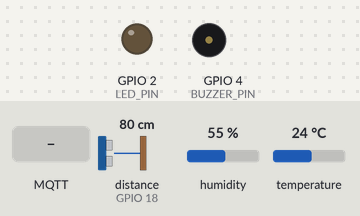
A sketch run on a simulated ESP32. On the bench: output pins drawn as LEDs (lit = HIGH), buzzer (waves = sounding). Wiring (inferred from the names in the program): ultrasonic range finder: trigger GPIO 19; echo GPIO 18. The inputs (shaded band) are chosen by the test bench; at power-on: distance to the obstacle (sensor on GPIO 18) 80 cm, humidity 55 %, temperature 24 °C. The echo pulse lasts 58.3 µs per cm; WiFi joins after 1.5 s; servers stay silent unless stated; no MQTT or app messages arrive unless stated; pins used as bus, display or sensor lines are not drawn; what the sketch prints to the serial monitor is not drawn.

Above: at 3.2 s.
3.3 s: MQTT message "led/on" arrives on the first subscribed topic
At 4.1 s:
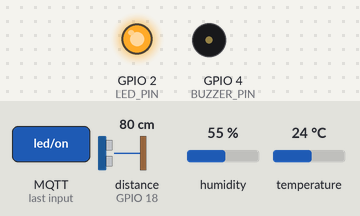
4.8 s: MQTT message "buzzer/high" arrives on the first subscribed topic
At 5.05 s:
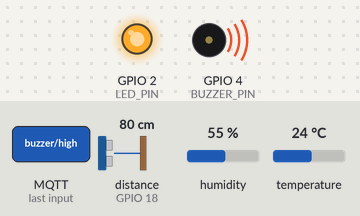
6.8 s: MQTT message "led/off" arrives on the first subscribed topic
At 7.9 s:
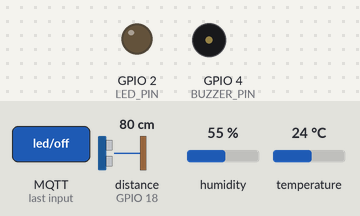
8.3 s: MQTT message "buzzer/low" arrives on the first subscribed topic
At 8.55 s:
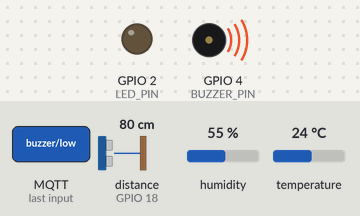
Timing chart, 0 to 11.3 s (numbered marks = the images above; inputs shaded):
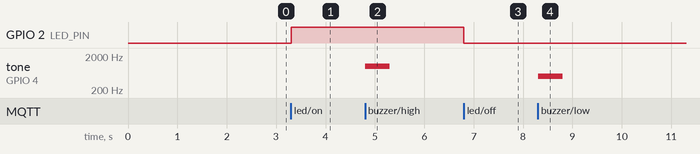

The sketch:

simulator.ino
```cpp
#include <WiFi.h>
#include <PubSubClient.h>
#include <DHT.h>

#define DHTPIN 21
#define DHTTYPE DHT22
#define TRIG_PIN 19
#define ECHO_PIN 18
#define BUZZER_PIN 4
#define LED_PIN 2

const char* default_SSID = "Wokwi-GUEST";
const char* default_PASSWORD = "";
const char* default_BROKER_MQTT = ""; // Adicionar endereço IP
const int default_BROKER_PORT = 1883;
const char* default_TOPIC_SUBSCRIBE = "/iot/listen";
const char* default_TOPIC_PUBLISH = "/iot/sensor";
const char* default_ID_MQTT = "fiware_001";

WiFiClient espClient;
PubSubClient MQTT(espClient);
DHT dht(DHTPIN, DHTTYPE);

void initWiFi() {
  delay(10);
  WiFi.begin(default_SSID, default_PASSWORD);
  Serial.print("Conectando ao WiFi");
  while (WiFi.status() != WL_CONNECTED) {
    delay(1000);
    Serial.print(".");
  }
  Serial.println("Conectado ao WiFi!");
}

void initMQTT() {
  MQTT.setServer(default_BROKER_MQTT, default_BROKER_PORT);
  MQTT.setCallback(mqtt_callback);
}

void setup() {
  Serial.begin(115200);
  pinMode(TRIG_PIN, OUTPUT);
  pinMode(ECHO_PIN, INPUT);
  pinMode(LED_PIN, OUTPUT);
  pinMode(BUZZER_PIN, OUTPUT);

  dht.begin();
  initWiFi();
  initMQTT();
  MQTT.publish(default_TOPIC_PUBLISH, "s|on");
}

void loop() {
  verifyConnections();
  publishSensorData();
  MQTT.loop();
}

void publishSensorData() {
  float temperature = dht.readTemperature();
  float humidity = dht.readHumidity();
  long duration, distance;

  digitalWrite(TRIG_PIN, LOW);
  delayMicroseconds(2);
  digitalWrite(TRIG_PIN, HIGH);
  delayMicroseconds(10);
  digitalWrite(TRIG_PIN, LOW);

  duration = pulseIn(ECHO_PIN, HIGH);
  distance = duration * 0.034 / 2;

  String tempStr = String(temperature);
  String humiStr = String(humidity);
  String distStr = String(distance);

  MQTT.publish("/iot/temperature", tempStr.c_str());
  MQTT.publish("/iot/humidity", humiStr.c_str());
  MQTT.publish("/iot/distance", distStr.c_str());
}

void mqtt_callback(char* topic, byte* payload, unsigned int length) {
  String msg;

  for (int i = 0; i < length; i++) {
    msg += (char)payload[i];
  }

  Serial.print("Mensagem recebida no tópico ");
  Serial.print(topic);
  Serial.print(": ");
  Serial.println(msg);

  if (msg == "led/on") {
    digitalWrite(LED_PIN, HIGH);
  } else if (msg == "led/off") {
    digitalWrite(LED_PIN, LOW);
  } else if (msg == "buzzer/high") {
    tone(BUZZER_PIN, 1000);
    delay(500);
    noTone(BUZZER_PIN);
  } else if (msg == "buzzer/low") {
    tone(BUZZER_PIN, 500);
    delay(500);
    noTone(BUZZER_PIN);
  }
}

void verifyConnections() {
  if (!MQTT.connected()) {
    while (!MQTT.connected()) {
      Serial.print("Conectando ao broker MQTT...");
      if (MQTT.connect(default_ID_MQTT)) {
        Serial.println("Conectado ao broker MQTT!");
        MQTT.subscribe(default_TOPIC_SUBSCRIBE);
      } else {
        Serial.print("Falha ao conectar ao broker. Código de erro: ");
        Serial.println(MQTT.state());
        delay(2000);
      }
    }
  }
}
```

Measured:
- after the input at 3.3 s, GPIO 2 (LED_PIN): LOW → HIGH at once
- after the input at 4.8 s, tone on GPIO 4 (BUZZER_PIN): silent → 1000 Hz at once, → silent 0.50 s later
- after the input at 6.8 s, GPIO 2 (LED_PIN): HIGH → LOW at once
- after the input at 8.3 s, tone on GPIO 4 (BUZZER_PIN): silent → 500 Hz at once, → silent 0.50 s later
